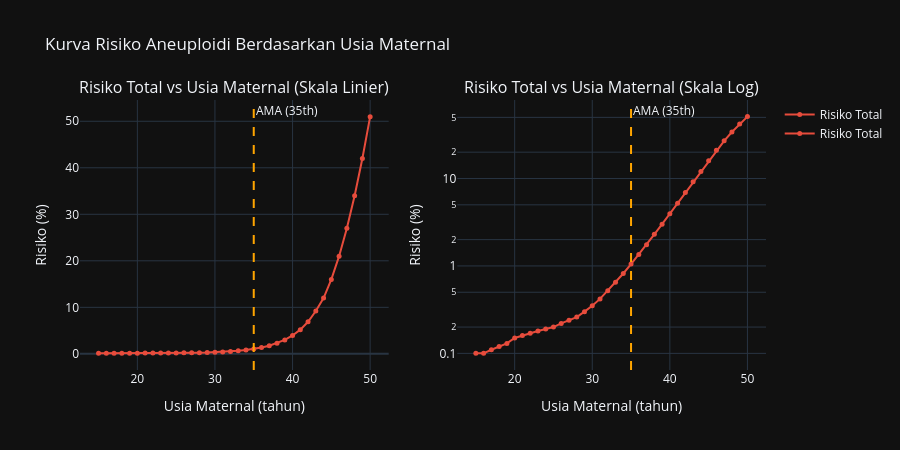

Notebook code for this chart:
### Markdown cell above
## 3. Visualisasi Data Empiris

### Code cell
# ── Plot kurva risiko vs usia (Plotly interaktif) ─────────
fig = make_subplots(rows=1, cols=2,
    subplot_titles=('Risiko Total vs Usia Maternal (Skala Linier)',
                    'Risiko Total vs Usia Maternal (Skala Log)'))

for col, yaxisType in enumerate(['linear', 'log'], start=1):
    fig.add_trace(go.Scatter(
        x=riskDf['maternalAge'], y=riskDf['totalRiskPercent'],
        name='Risiko Total', mode='lines+markers',
        line=dict(color='#e74c3c', width=2),
        marker=dict(size=5)
    ), row=1, col=col)
    fig.update_yaxes(type=yaxisType, title_text='Risiko (%)', row=1, col=col)
    fig.update_xaxes(title_text='Usia Maternal (tahun)', row=1, col=col)

# Garis vertikal usia AMA (Advanced Maternal Age = 35)
for col in [1, 2]:
    fig.add_vline(x=35, line_dash='dash', line_color='orange',
                  annotation_text='AMA (35th)', row=1, col=col)

fig.update_layout(
    title='Kurva Risiko Aneuploidi Berdasarkan Usia Maternal',
    height=450, template='plotly_dark', showlegend=True
)
fig.show()

### Figure 1 — Plotly figure (JSON) as saved in the notebook; plotly's stock layout.template omitted (floating-point values rounded to 4 significant figures)
{"data": [{"line": {"color": "#e74c3c", "width": 2}, "marker": {"size": 5}, "mode": "lines+markers", "name": "Risiko Total", "type": "scatter", "x": [15, 16, 17, 18, 19, 20, 21, 22, 23, 24, 25, 26, 27, 28, 29, 30, 31, 32, 33, 34, 35, 36, 37, 38, 39, 40, 41, 42, 43, 44, 45, 46, 47, 48, 49, 50], "xaxis": "x", "y": [0.1, 0.1, 0.11, 0.12, 0.13, 0.15, 0.16, 0.17, 0.18, 0.19, 0.2, 0.22, 0.24, 0.26, 0.3, 0.35, 0.42, 0.52, 0.65, 0.82, 1.05, 1.35, 1.75, 2.3, 3.0, 3.95, 5.2, 6.9, 9.2, 12.0, 16.0, 21.0, 27.0, 34.0, 42.0, 51.0], "yaxis": "y"}, {"line": {"color": "#e74c3c", "width": 2}, "marker": {"size": 5}, "mode": "lines+markers", "name": "Risiko Total", "type": "scatter", "x": [15, 16, 17, 18, 19, 20, 21, 22, 23, 24, 25, 26, 27, 28, 29, 30, 31, 32, 33, 34, 35, 36, 37, 38, 39, 40, 41, 42, 43, 44, 45, 46, 47, 48, 49, 50], "xaxis": "x2", "y": [0.1, 0.1, 0.11, 0.12, 0.13, 0.15, 0.16, 0.17, 0.18, 0.19, 0.2, 0.22, 0.24, 0.26, 0.3, 0.35, 0.42, 0.52, 0.65, 0.82, 1.05, 1.35, 1.75, 2.3, 3.0, 3.95, 5.2, 6.9, 9.2, 12.0, 16.0, 21.0, 27.0, 34.0, 42.0, 51.0], "yaxis": "y2"}], "layout": {"annotations": [{"font": {"size": 16}, "showarrow": false, "text": "Risiko Total vs Usia Maternal (Skala Linier)", "x": 0.225, "xanchor": "center", "xref": "paper", "y": 1.0, "yanchor": "bottom", "yref": "paper"}, {"font": {"size": 16}, "showarrow": false, "text": "Risiko Total vs Usia Maternal (Skala Log)", "x": 0.775, "xanchor": "center", "xref": "paper", "y": 1.0, "yanchor": "bottom", "yref": "paper"}, {"showarrow": false, "text": "AMA (35th)", "x": 35, "xanchor": "left", "xref": "x", "y": 1, "yanchor": "top", "yref": "y domain"}, {"showarrow": false, "text": "AMA (35th)", "x": 35, "xanchor": "left", "xref": "x2", "y": 1, "yanchor": "top", "yref": "y2 domain"}], "height": 450, "shapes": [{"line": {"color": "orange", "dash": "dash"}, "type": "line", "x0": 35, "x1": 35, "xref": "x", "y0": 0, "y1": 1, "yref": "y domain"}, {"line": {"color": "orange", "dash": "dash"}, "type": "line", "x0": 35, "x1": 35, "xref": "x2", "y0": 0, "y1": 1, "yref": "y2 domain"}], "showlegend": true, "title": {"text": "Kurva Risiko Aneuploidi Berdasarkan Usia Maternal"}, "xaxis": {"anchor": "y", "domain": [0.0, 0.45], "title": {"text": "Usia Maternal (tahun)"}}, "xaxis2": {"anchor": "y2", "domain": [0.55, 1.0], "title": {"text": "Usia Maternal (tahun)"}}, "yaxis": {"anchor": "x", "domain": [0.0, 1.0], "title": {"text": "Risiko (%)"}, "type": "linear"}, "yaxis2": {"anchor": "x2", "domain": [0.0, 1.0], "title": {"text": "Risiko (%)"}, "type": "log"}}}
